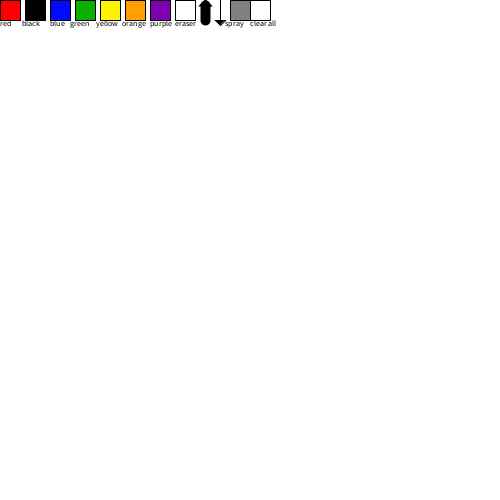
Frame 1 (no input)
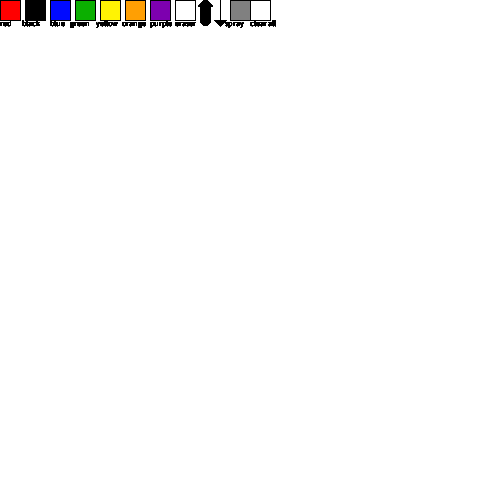
Frame 60 (the mouse pressed at the canvas centre just before this capture)
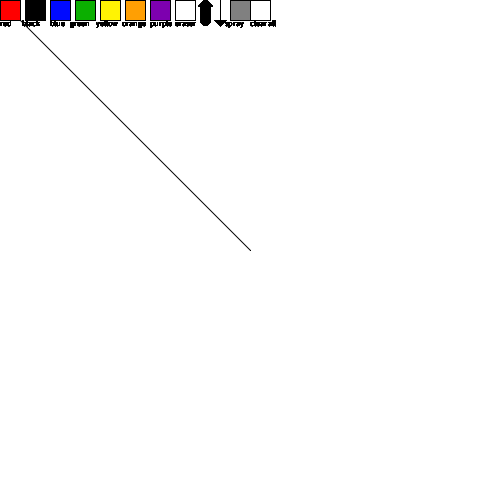
Frame 120 (the mouse held since frame 60 and released just before this capture)

The Processing sketch that drew these frames (run headless with seeded random() and noise(); from frame 60 on, the mouse is pressed at the canvas centre):

// Processing sketch: processing_114407
// ── processing_114407.pde

color paintColor = color(0,0,0);
int paintWidth = 1;
float paintSize = 40;

void setup () {
  size(500,500);
  background (255);
  stroke (0,0,0);
}

void draw () {
  strokeWeight (1);
  stroke (0);
  //red
  fill (255,0,0);
  rect (0,0,20,20); 
    fill (0,0,0);
    textSize (8);
    text ("red", 0,20,40,40); 
  //black
  fill (0,0,0);
  rect (25,0,20,20);
    fill (0,0,0);
    textSize (8);
    text ("black",22,20,40,40); 
  //blue
  fill (0,10,255);
  rect (50,0,20,20);
    fill (0,0,0);
    textSize (8);
    text ("blue",50,20,40,40); 
  //green
  fill (11,175,0);
  rect (75,0,20,20);
    fill (0,0,0);
    textSize (8);
    text ("green",70,20,40,40); 
  //yellow
  fill (255,243,3);
  rect (100,0,20,20);
    fill (0,0,0);
    textSize (8);
    text ("yellow",96,20,40,40); 
  //orange
  fill (255,159,3);
  rect (125,0,20,20);
    fill (0,0,0);
    textSize (8);
    text ("orange",122,20,40,40);
  //purple
  fill (125,0,175);
  rect (150,0,20,20);
    fill (0,0,0);
    textSize (8);
    text ("purple",150,20,40,40);
  //eraser
  fill (255,255,255);
  rect (175,0,20,20);
    fill (0,0,0);
    textSize (8);
    text ("eraser",175,20,40,40);
  //fat line
  strokeWeight (10);
  line (205,5,205,20);
  strokeWeight (2);
  triangle (200, 5, 205, 0, 210, 5);
  //thin line
  strokeWeight (1);
  line (220,0,220,20);
  triangle (215, 20, 220, 25, 225, 20);
  //spray
  fill (128);
  rect (230,0,20,20);
    fill (0);
    textSize (8);
    text ("spray", 225,20,40,40);
  //clear bg
  fill (255);
  rect (250,0,20,20);
    fill (0,0,0);
    textSize (8);
    text ("clear all",250,20,40,40);
  
 if(mousePressed == true) {
     //red
     if (mouseX < 20 && mouseX > 0 && mouseY < 20 && mouseY > 0) { 
      paintColor = color(255,0,0);
     }
     //black
    if (mouseX < 45 && mouseX > 25 && mouseY < 20 && mouseY > 0) {
     paintColor = color(0,0,0);
    } 
    //blue
    if (mouseX < 75 && mouseX > 50 && mouseY < 20 && mouseY > 0) {
      paintColor = color(0,10,255);
    }
    //green
    if (mouseX <100 && mouseX > 75 && mouseY < 20 && mouseY > 0) {
      paintColor = color(11,175,0);
    }
    //yellow
    if (mouseX < 125 && mouseX > 100 && mouseY < 20 && mouseY > 0) {
    paintColor = color(255,243,3);
    }
    //orange
    if (mouseX < 150 && mouseX > 125 && mouseY < 20 && mouseY > 0) {
    paintColor = color(255,159,3);
    }
    //purple
    if (mouseX < 175 && mouseX > 150 && mouseY < 20 && mouseY > 0) {
    paintColor = color(125,0,175);
    }
    //eraser
    if (mouseX < 200 && mouseX > 175 && mouseY < 20 && mouseY > 0) {
     paintColor = color (255,255,255);
     }
     //fat line
     if (mouseX < 220 && mouseX > 200 && mouseY < 20 && mouseY > 0 && paintWidth < 20) {
      paintWidth++;
     }
     //thin line
   if (mouseX < 230 && mouseX > 220 && mouseY < 20 && mouseY > 0 && paintWidth > 1) {
      paintWidth --;
     }
     //spray
     if (mouseX < 250 && mouseX > 230 && mouseY < 20 && mouseY > 0) { 
       paintSize = random(40);
      fill(paintColor);
      noStroke ();
      ellipse(mouseX+random(-500, 500), mouseY+random(-500, 500), paintSize, paintSize);
            }
        else {
        fill(paintColor);   
        }
     if (mouseX <  275 && mouseY > 250 && mouseY < 20 && mouseY > 0) {
      background (255,255,255);
     } 
   strokeWeight (paintWidth);
   stroke (paintColor);
  if (mouseY > 30) line (pmouseX, pmouseY, mouseX, mouseY);
 }
}
